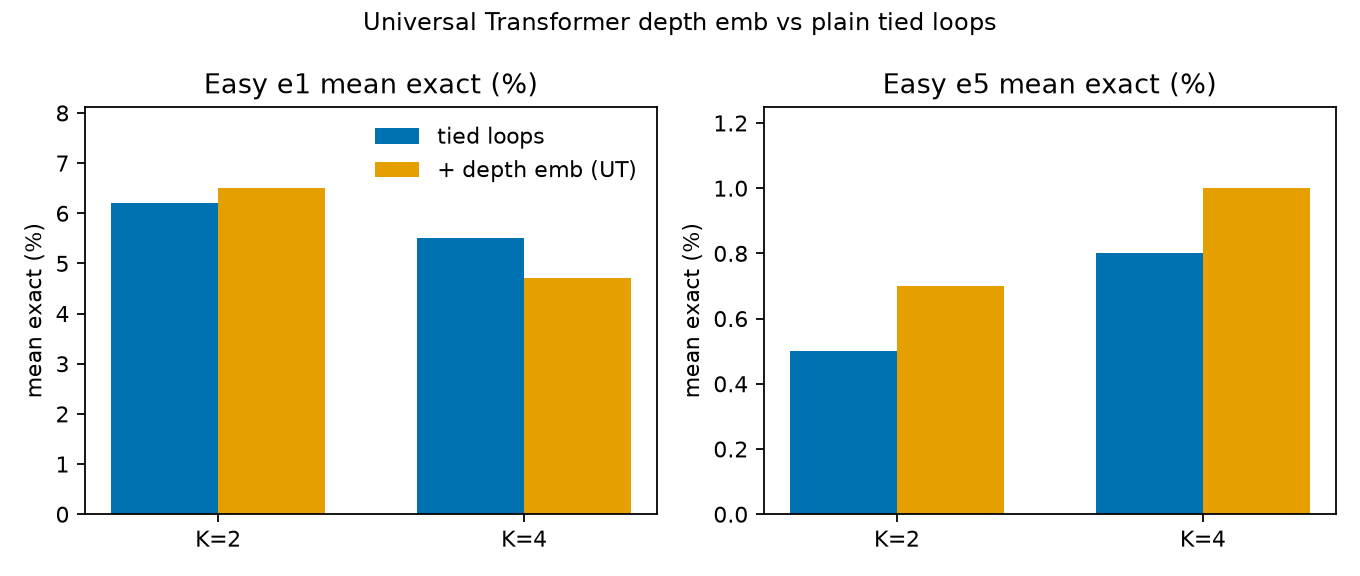

Write the Python code that produced this figure.
"""UT depth-emb vs plain tied loops on e1/e5."""

from __future__ import annotations

import json
from pathlib import Path

import matplotlib.pyplot as plt
import numpy as np

ROOT = Path(__file__).resolve().parents[1]
METRICS = ROOT / "metrics"
OUT = Path(__file__).with_suffix(".png")


def mean(name: str) -> float:
    rows = [
        json.loads(line)
        for line in (METRICS / name).read_text().splitlines()
        if line.strip()
    ]
    return 100.0 * next(r for r in rows if r["type"] == "summary")["mean_exact_accuracy"]


def main() -> None:
    labels = ["K=2", "K=4"]
    plain_e1 = [mean("depth_d32_k2_e1.jsonl"), mean("depth_d32_k4_e1.jsonl")]
    ut_e1 = [mean("depth_d32_k2_ut_e1.jsonl"), mean("depth_d32_k4_ut_e1.jsonl")]
    plain_e5 = [mean("depth_d32_k2_e5.jsonl"), mean("depth_d32_k4_e5.jsonl")]
    ut_e5 = [mean("depth_d32_k2_ut_e5.jsonl"), mean("depth_d32_k4_ut_e5.jsonl")]

    x = np.arange(len(labels))
    w = 0.35
    fig, axes = plt.subplots(1, 2, figsize=(8.5, 3.6))
    for ax, title, plain, ut in [
        (axes[0], "Easy e1 mean exact (%)", plain_e1, ut_e1),
        (axes[1], "Easy e5 mean exact (%)", plain_e5, ut_e5),
    ]:
        ax.bar(x - w / 2, plain, w, label="tied loops", color="#0072B2")
        ax.bar(x + w / 2, ut, w, label="+ depth emb (UT)", color="#E69F00")
        ax.set_xticks(x, labels)
        ax.set_ylabel("mean exact (%)")
        ax.set_title(title)
        ax.set_ylim(0, max(plain + ut) * 1.25)
    axes[0].legend(frameon=False)
    fig.suptitle("Universal Transformer depth emb vs plain tied loops", fontsize=11)
    fig.tight_layout()
    fig.savefig(OUT, dpi=160)
    print(f"wrote {OUT}")


if __name__ == "__main__":
    main()
